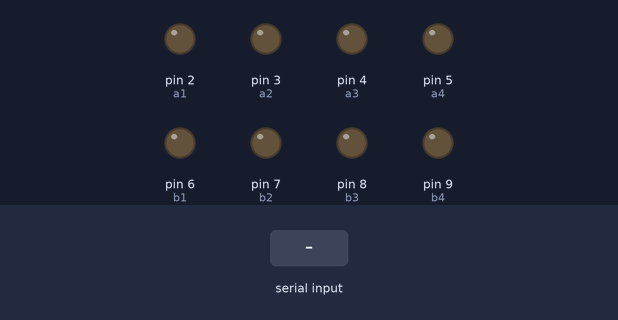
Simulated run of this sketch. Board: Arduino Uno, built with avr-gcc and run on an emulated ATmega328P. Shown: output pins drawn as LEDs (lit = HIGH). The inputs (shaded band) are chosen by the test bench.

Above: at 2.2 s.
2.3 s: "r\n" received over Serial
At 3.5 s:
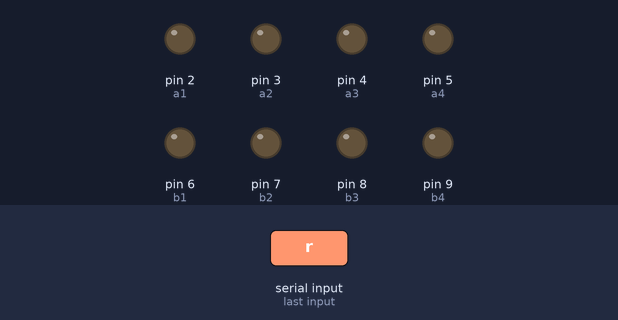
3.8 s: "l\n" received over Serial
At 4.6 s:
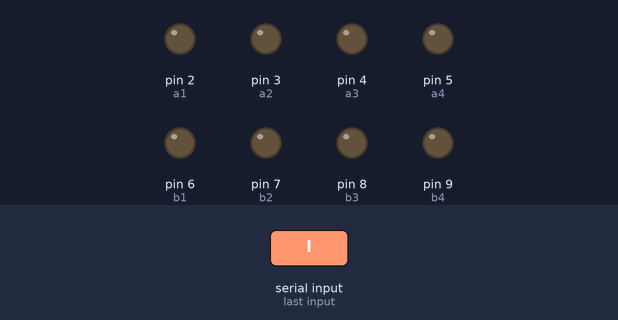
5.3 s: "u\n" received over Serial
At 5.8 s:
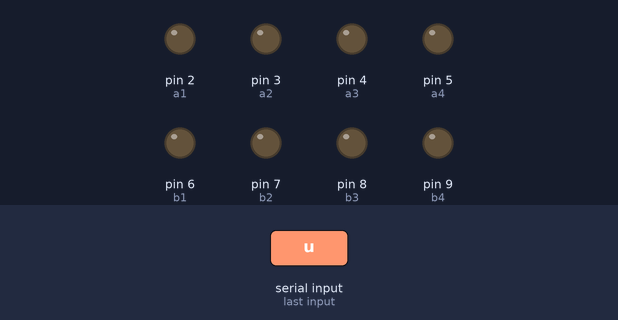
6.8 s: "d\n" received over Serial
At 8.1 s:
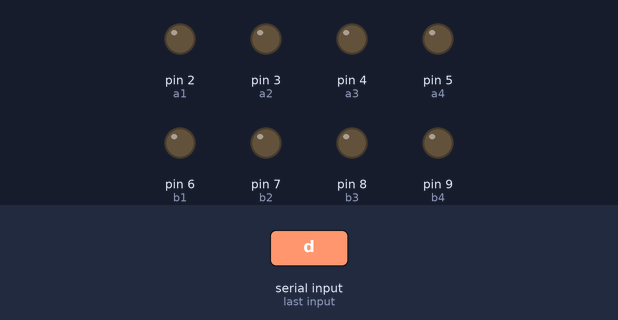
Timing chart, 0 to 9.3 s (numbered marks = the images above; inputs shaded):
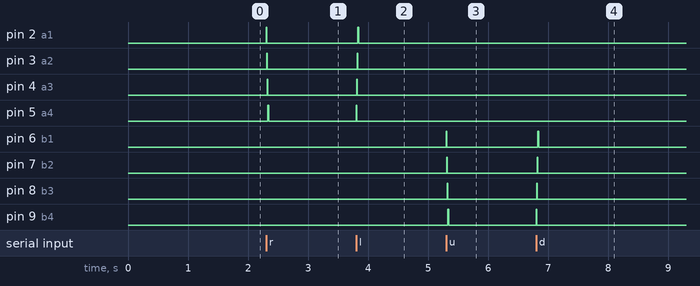

The sketch:

serial4stepper.ino
```cpp
String command;
int stime;
int repeat;
int i;
int rot;
int ele;

#define a1 2
#define a2 3
#define a3 4
#define a4 5
#define b1 6
#define b2 7
#define b3 8
#define b4 9


void setup() {
  Serial.begin(9600);
  pinMode(a1, OUTPUT);
  pinMode(a2, OUTPUT);
  pinMode(a3, OUTPUT);
  pinMode(a4, OUTPUT);
  pinMode(b1, OUTPUT);
  pinMode(b2, OUTPUT);
  pinMode(b3, OUTPUT);
  pinMode(b4, OUTPUT);

  delay(1000);

  stime = 10;
  repeat = 1;
}

void loop() {
  if (Serial.available()) {
    command = Serial.readStringUntil('\n');
    command.trim();
    if (command.toInt() > 0) {
      repeat = command.toInt();
    }
    if (command.equals("reset")) {
      rot=0;
      ele=0;
      Serial.println("OK");
    }
    if (command.equals("rot")) {
      Serial.println(rot);
    }
    if (command.equals("ele")) {
      Serial.println(ele);
    }
    if (command.equals("r")) {
      for (i=0; i < repeat; i++) {
        right();
      }
    }
    if (command.equals("l")) {
      for (i=0; i < repeat; i++) {
        left();
      }
    }
    if (command.equals("u")) {
      for (i=0; i < repeat; i++) {
        up();
      }
    }
    if (command.equals("d")) {
      for (i=0; i < repeat; i++) {
        down();
      }
    }
  }
}


void right() {
  digitalWrite(a1, HIGH);
      delay (stime);
      digitalWrite(a1, LOW);
      digitalWrite(a2, HIGH);
      delay (stime);
      digitalWrite(a2, LOW);
      digitalWrite(a3, HIGH);
      delay (stime);
      digitalWrite(a3, LOW);
      digitalWrite(a4, HIGH);
      delay (stime);
      digitalWrite(a4, LOW);
      rot++;
}

void left() {
  digitalWrite(a4, HIGH);
      delay (stime);
      digitalWrite(a4, LOW);
      digitalWrite(a3, HIGH);
      delay (stime);
      digitalWrite(a3, LOW);
      digitalWrite(a2, HIGH);
      delay (stime);
      digitalWrite(a2, LOW);
      digitalWrite(a1, HIGH);
      delay (stime);
      digitalWrite(a1, LOW);
      rot--;
}

void up() {
  digitalWrite(b1, HIGH);
      delay (stime);
      digitalWrite(b1, LOW);
      digitalWrite(b2, HIGH);
      delay (stime);
      digitalWrite(b2, LOW);
      digitalWrite(b3, HIGH);
      delay (stime);
      digitalWrite(b3, LOW);
      digitalWrite(b4, HIGH);
      delay (stime);
      digitalWrite(b4, LOW);
      ele++;
}

void down() {
  digitalWrite(b4, HIGH);
      delay (stime);
      digitalWrite(b4, LOW);
      digitalWrite(b3, HIGH);
      delay (stime);
      digitalWrite(b3, LOW);
      digitalWrite(b2, HIGH);
      delay (stime);
      digitalWrite(b2, LOW);
      digitalWrite(b1, HIGH);
      delay (stime);
      digitalWrite(b1, LOW);
      ele--;
}
```

Measured:
- after the input at 2.3 s, pin 2 (a1), pin 3 (a2), pin 4 (a3), pin 5 (a4): LOW → HIGH at once, → LOW 0.01 s later
- after the input at 3.8 s, pin 2 (a1), pin 3 (a2), pin 4 (a3), pin 5 (a4): LOW → HIGH at once, → LOW 0.01 s later
- after the input at 5.3 s, pin 6 (b1), pin 7 (b2), pin 8 (b3), pin 9 (b4): LOW → HIGH at once, → LOW 0.01 s later
- after the input at 6.8 s, pin 6 (b1), pin 7 (b2), pin 8 (b3), pin 9 (b4): LOW → HIGH at once, → LOW 0.01 s later
